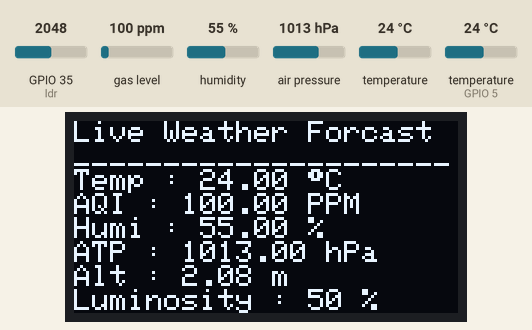
A sketch run on a simulated ESP32. Shown: 128×64 one-colour display. The test bench sets the inputs (shaded band); at power-on: gas level 100 ppm, humidity 55 %, air pressure 1013 hPa, GPIO 35 (ldr) = 2048, temperature 24 °C, temperature (sensor on GPIO 5) 24 °C. WiFi joins after 1.5 s; servers stay silent unless stated; uploads are accepted with an empty reply; what the sketch prints to the serial monitor is not drawn.

Above: at 5.4 s.
5.5 s: gas level set to 20 ppm
At 15.8 s:
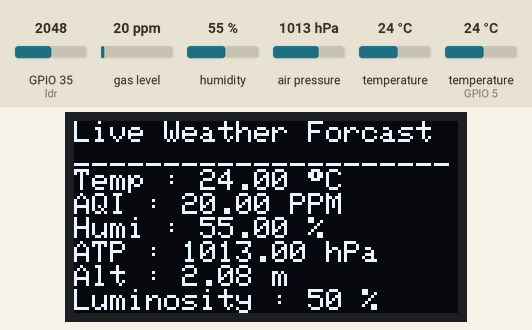
16.6 s: humidity set to 22 %
At 26.0 s:
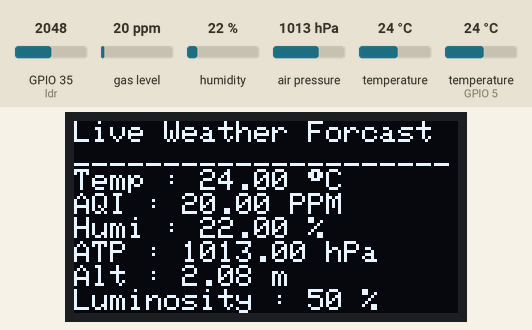
26.8 s: air pressure set to 952 hPa
At 36.1 s:
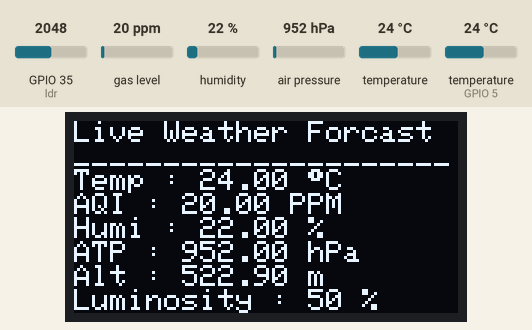
37.1 s: GPIO 35 (ldr) set to 2866
At 46.2 s:
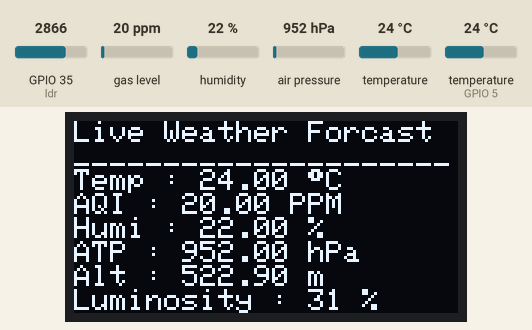
47.4 s: temperature (sensor 0) set to 12 °C
At 57.3 s:
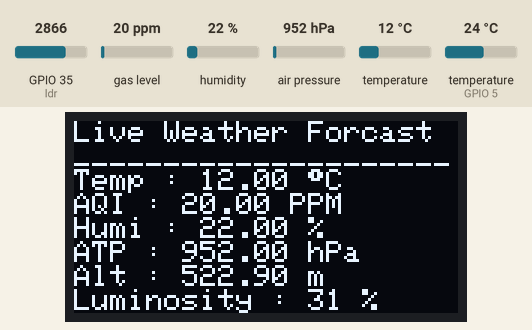
57.6 s: gas level set to 250 ppm
At 67.6 s:
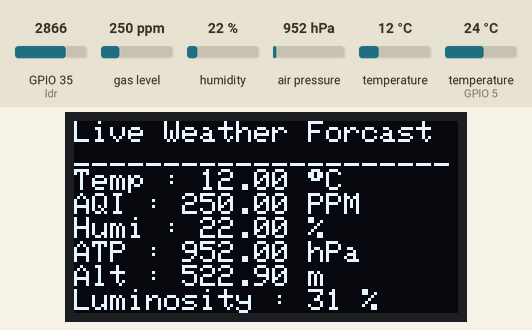
Timing chart, 0 to 68.9 s (numbered marks = the images above; inputs shaded):
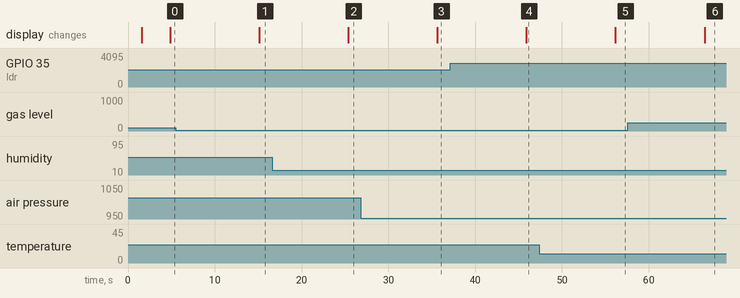

The sketch:

Copy.ino
```cpp
/*
   Connection will same as we done in demo.ino program
*/
#include <WiFi.h>
#include <HTTPClient.h>
#include <Wire.h>
#include <Adafruit_Sensor.h>
#include <Adafruit_BMP280.h>
#include <Adafruit_GFX.h>
#include <Adafruit_SSD1306.h>
#include "DHT.h"

//Include the library
#include <MQUnifiedsensor.h>

//Definitions for Gas Sensor
#define placa "Arduino UNO"
#define Voltage_Resolution 5
#define pin A0 //Analog input 0 of your arduino
#define type "MQ-135" //MQ135
#define ADC_Bit_Resolution 10 // For arduino UNO/MEGA/NANO
#define RatioMQ135CleanAir 3.6//RS / R0 = 3.6 ppm
//#define calibration_button 13 //Pin to calibrate your sensor

//Declare Sensor
MQUnifiedsensor MQ135(placa, Voltage_Resolution, ADC_Bit_Resolution, pin, type);

#define DHTPIN 5     // Digital pin connected to the DHT sensor
#define DHTTYPE DHT11   // DHT 11

// LDR (Light Dependent Resistor)
#define ldr  35

// OLED Display
#define SCREEN_WIDTH 128  // OLED display width, in pixels
#define SCREEN_HEIGHT 64  // OLED display height, in pixels

#define I2Cdisplay_SDA 33
#define I2Cdisplay_SCL 32
TwoWire I2Cdisplay = TwoWire(1);

float Acetona;
float NH4;
float Tolueno;
float CO2;
float Alcohol;
float CO;
float aqi;

//Declaring OLED
Adafruit_SSD1306 display(SCREEN_WIDTH, SCREEN_HEIGHT, &I2Cdisplay, -1);

DHT dht(DHTPIN, DHTTYPE);

// Replace with your network credentials
const char* ssid     = "python";
const char* password = "python07";

// REPLACE with your Domain name and URL path or IP address with path
const char* serverName = "https://webserver0080.000webhostapp.com/data.php";

// Keep this API Key value to be compatible with the PHP code provided in the project page.
// If you change the apiKeyValue value, the PHP file /post-data.php also needs to have the same key
String apiKeyValue = "azxcvbnml";

Adafruit_BMP280 bme;  // I2C

void setup() {
  Serial.begin(115200);

  //Set math model to calculate the PPM concentration and the value of constants for Gas Sensor
  MQ135.setRegressionMethod(1); //_PPM =  a*ratio^b
  MQ135.init();
  Serial.print("Calibrating please wait.");
  float calcR0 = 0;
  for (int i = 1; i <= 10; i ++)
  {
    MQ135.update(); // Update data, the arduino will be read the voltage on the analog pin
    calcR0 += MQ135.calibrate(RatioMQ135CleanAir);
    Serial.print(".");
  }
  MQ135.setR0(calcR0 / 10);
  Serial.println("  done!.");

  //Seting Display
  I2Cdisplay.begin(I2Cdisplay_SDA, I2Cdisplay_SCL, 100000);
  // Initialize OLED Display
  if (!display.begin(SSD1306_SWITCHCAPVCC, 0x3C)) {
    Serial.println(F("SSD1306 allocation failed"));
    for (;;);
  }
  display.clearDisplay();
  display.setTextColor(WHITE);

  WiFi.begin(ssid, password);
  //  display.begin(SSD1306_SWITCHCAPVCC, 0x3C); // Address 0x3D for 128x64
  //  delay(200);
  display.clearDisplay();
  display.setTextSize(1);
  display.setCursor(0, 0);
  display.print("Connecting...");
  display.println("\n\n\n\n");
  display.println("       WARNING       ");
  display.println("     Turn ON WiFi    ");
  display.display();

  Serial.println("Connecting");
  while (WiFi.status() != WL_CONNECTED) {
    delay(500);
    Serial.print(".");
  }
  Serial.println("");
  display.clearDisplay();
  Serial.print("Connected to WiFi network with IP Address: ");
  Serial.println(WiFi.localIP());

  display.setCursor(0, 0);
  display.println(" Connected to WiFi ");
  display.println("     IP Address     ");
  display.print("    ");
  display.println(WiFi.localIP());
  display.println("_____________________");
  display.println(" WebServer Connected ");
  display.println("         ...         ");
  display.println();
  display.print(" WiFi SSID -> ");
  display.println(ssid);
  display.display();
  delay(2000);
  display.clearDisplay();

  // (you can also pass in a Wire library object like &Wire2)
  bool status = bme.begin(0x76);
  if (!status) {
    Serial.println("Could not find a valid BME280 sensor, check wiring or change I2C address!");
    display.clearDisplay();
    display.setCursor(0, 0);
    display.println();
    display.println("       Warning       ");
    display.println(" Check BMP280 Wiring ");
    display.display();
    while (1);
  }

  Serial.println(F("DHTxx test!"));
  dht.begin();

  if (isinf(calcR0)) {
    Serial.println("Warning: Connection issue founded, R0 is infite (Open circuit detected) please check your wiring and supply");
    while (1);
  }
  if (calcR0 == 0) {
    Serial.println("Warning: Connection issue founded, R0 is zero (Analog pin with short circuit to ground) please check your wiring and supply");
    while (1);
  }
}

void loop() {


  //Check WiFi connection status
  if (WiFi.status() == WL_CONNECTED) {
    delay(500);
    mq135_fun();
    // Reading temperature or humidity takes about 250 milliseconds!
    // Sensor readings may also be up to 2 seconds 'old' (its a very slow sensor)
    float humi = dht.readHumidity();

    int ldrReading = map(analogRead(ldr), 0, 4095, 100, 0);

    HTTPClient http;

    // Your Domain name with URL path or IP address with path
    http.begin(serverName);

    // Specify content-type header
    http.addHeader("Content-Type", "application/x-www-form-urlencoded");

    // Prepare your HTTP POST request data
    String httpRequestData = "api_key=" + apiKeyValue + "&value1=" + String(bme.readTemperature())
                             + "&value2=" + String(bme.readPressure() / 100.0F) + "&value3=" + String(bme.readAltitude(1013.25)) + "&value4=" + String(humi) + "&value5=" + String(ldrReading) + "&value6=" + String(aqi) + "";
    Serial.print("httpRequestData: ");
    Serial.println(httpRequestData);

    // You can comment the httpRequestData variable above
    // then, use the httpRequestData variable below (for testing purposes without the BME280 sensor)
    //String httpRequestData = "api_key=tPmAT5Ab3j7F9&value1=24.75&value2=49.54&value3=1005.14";

    // Send HTTP POST request
    int httpResponseCode = http.POST(httpRequestData);

    // If you need an HTTP request with a content type: text/plain
    //http.addHeader("Content-Type", "text/plain");
    //int httpResponseCode = http.POST("Hello, World!");

    // If you need an HTTP request with a content type: application/json, use the following:
    //http.addHeader("Content-Type", "application/json");
    //int httpResponseCode = http.POST("{\"value1\":\"19\",\"value2\":\"67\",\"value3\":\"78\"}");

    if (httpResponseCode > 0) {
      Serial.print("HTTP Response code: ");
      Serial.println(httpResponseCode);
    }
    else {
      Serial.print("Error code: ");
      Serial.println(httpResponseCode);
    }
    // Free resources
    http.end();
    dht11();
  }
  else {
    Serial.println("WiFi Disconnected");
    display.clearDisplay();
    display.setTextSize(1);
    display.setTextColor(SSD1306_WHITE);
    display.setCursor(0, 0);
    display.print(" WiFi Disconnected ! ");
    display.println("\n\n\n\n");
    display.println("       WARNING       ");
    display.println("     Turn ON WiFi    ");
    display.display();
  }
  //Send an HTTP POST request every 30 seconds
  delay(9000);
}

//void disp() {
//  float t = dht.readTemperature();
//  float f = dht.readTemperature(true);
//  float h = dht.readHumidity();
//  float hic = dht.computeHeatIndex(t, h, false);
//  display.clearDisplay();
//  display.setCursor(0, 0);
//  display.println("Live Weather Forcast");
//  display.println("_____________________");
//  display.println("DHT Temp : " + String(t) + " " + (char)247 + "C");
//  display.println("BMP Temp : " + String(bme.readTemperature()) + " " + (char)247 + "C");
//  display.println("Humi : " + String(h) + " %");
//  display.println("Heat In : " + String(hic) + " " + (char)247 + "C");
//  display.println("ATP : " + String(bme.readPressure() / 100.0F) + " hPa");
//  display.println("Alt : " + String(bme.readAltitude(1013.25)) + " m");
//  display.display();
//}

void dht11() {
  // Wait a few seconds between measurements.
  delay(500);
  //read gas sensor data...
  mq135_fun();
  // Reading temperature or humidity takes about 250 milliseconds!
  // Sensor readings may also be up to 2 seconds 'old' (its a very slow sensor)
  float h = dht.readHumidity();
  // Read temperature as Celsius (the default)
  float t = dht.readTemperature();
  // Read temperature as Fahrenheit (isFahrenheit = true)
  float f = dht.readTemperature(true);

  //  float hic = dht.computeHeatIndex(t, h, false);
  int ldrReading = map(analogRead(ldr), 0, 4095, 100, 0);

  // Check if any reads failed and exit early (to try again).
  if (isnan(h) || isnan(t) || isnan(f)) {
    Serial.println(F("Failed to read from DHT sensor!!!"));
    display.clearDisplay();
    display.setCursor(0, 0);
    display.println();
    display.println("Warning : ");
    display.println(" Check DHT11 Sensor ");
    display.display();
    return;
  } else {
    display.clearDisplay();
    display.setCursor(0, 0);
    display.println("Live Weather Forcast");
    display.println("_____________________");
    display.println("Temp : " + String(bme.readTemperature()) + " " + (char)247 + "C");
    display.println("AQI : " + String(aqi) + " PPM");
    display.println("Humi : " + String(h) + " %");
    display.println("ATP : " + String(bme.readPressure() / 100.0F) + " hPa");
    display.println("Alt : " + String(bme.readAltitude(1013.25)) + " m");
    display.println("Luminosity : " + String(ldrReading) + " %");
    display.display();
  }
}

void mq135_fun() {
  MQ135.update(); // Update data, the arduino will be read the voltage on the analog pin

  MQ135.setA(605.18); MQ135.setB(-3.937); // Configurate the ecuation values to get CO concentration
  CO = MQ135.readSensor(); // Sensor will read PPM concentration using the model and a and b values setted before or in the setup

  MQ135.setA(77.255); MQ135.setB(-3.18); // Configurate the ecuation values to get Alcohol concentration
  Alcohol = MQ135.readSensor(); // Sensor will read PPM concentration using the model and a and b values setted before or in the setup

  MQ135.setA(110.47); MQ135.setB(-2.862); // Configurate the ecuation values to get CO2 concentration
  CO2 = MQ135.readSensor(); // Sensor will read PPM concentration using the model and a and b values setted before or in the setup

  MQ135.setA(44.947); MQ135.setB(-3.445); // Configurate the ecuation values to get Tolueno concentration
  Tolueno = MQ135.readSensor(); // Sensor will read PPM concentration using the model and a and b values setted before or in the setup

  MQ135.setA(102.2 ); MQ135.setB(-2.473); // Configurate the ecuation values to get NH4 concentration
  NH4 = MQ135.readSensor(); // Sensor will read PPM concentration using the model and a and b values setted before or in the setup

  MQ135.setA(34.668); MQ135.setB(-3.369); // Configurate the ecuation values to get Acetona concentration
  Acetona = MQ135.readSensor(); // Sensor will read PPM concentration using the model and a and b values setted before or in the setup

  aqi = (CO + CO2 + Alcohol + Tolueno + NH4 + Acetona) / 6 ;
}
```

Measured:
- after the input at 5.5 s, the display: changes after 9.6 s (image 1)
- after the input at 16.6 s, the display: changes after 8.8 s (image 2)
- after the input at 26.8 s, the display: changes after 8.8 s (image 3)
- after the input at 37.1 s, the display: changes after 8.8 s (image 4)
- after the input at 47.4 s, the display: changes after 8.8 s (image 5)
- after the input at 57.6 s, the display: changes after 8.8 s (image 6)
